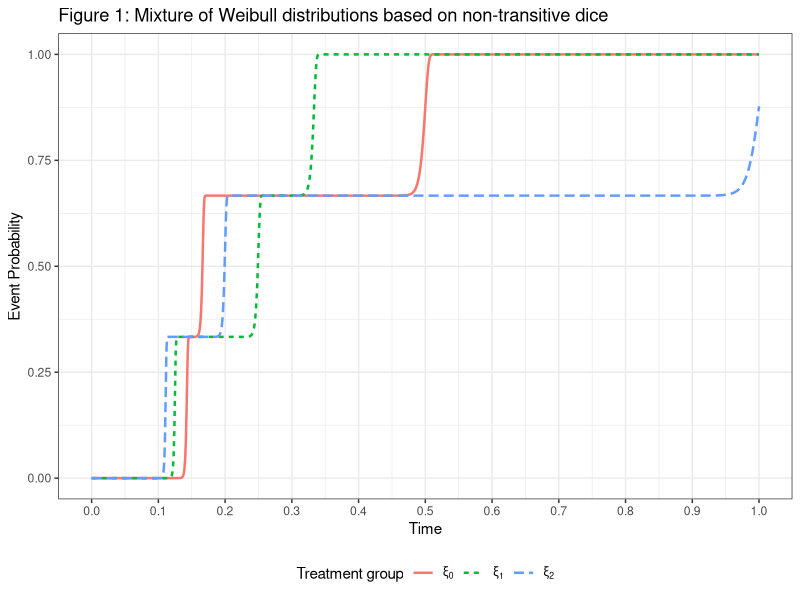

Here is the R script that generated this plot:
library(ggplot2)

####################################################

k <- 100
x <- seq(0, 1, 0.001)
xi2 <- (pweibull(x, shape = k, scale = 1/1) + 
          pweibull(x, shape = k, scale = 1/5) + pweibull(x, shape = k, scale = 1/9))/3
xi1 <- (pweibull(x, shape = k, scale = 1/3) + 
          pweibull(x, shape = k, scale = 1/4) + pweibull(x, shape = k, scale = 1/8))/3
xi0 <- (pweibull(x, shape = k, scale = 1/2) + 
          pweibull(x, shape = k, scale = 1/6) + pweibull(x, shape = k, scale = 1/7))/3


d <- data.frame(AVAL = c(xi2, xi1, xi0), 
                TRTP = rep(c("xi2", "xi1", "xi0"), each = length(x)), 
                x = c(x, x, x))

g1 <- d |> ggplot(aes(x = x, y = AVAL, colour  = TRTP, linetype = TRTP)) + 
  geom_line(linewidth = 0.85) +
  scale_color_discrete(labels = c('xi2' = expression(xi[2]),
                                  'xi1' = expression(xi[1]),
                                  'xi0' = expression(xi[0]))) + 
  scale_linetype_discrete(labels = c('xi2' = expression(xi[2]),
                                     'xi1' = expression(xi[1]),
                                     'xi0' = expression(xi[0]))) + 
  theme_bw() + 
  labs(x = "Time", y = "Event Probability", 
       color = "Treatment group", 
       linetype = "Treatment group") + 
  theme(legend.position = "bottom") + 
  scale_x_continuous(breaks = seq(0, 1, 0.1)) + 
  ggtitle("Figure 1: Mixture of Weibull distributions based on non-transitive dice") 

ggsave(filename = "Figure_1.png", plot = g1, width = 8, height = 6, dpi = 300)
